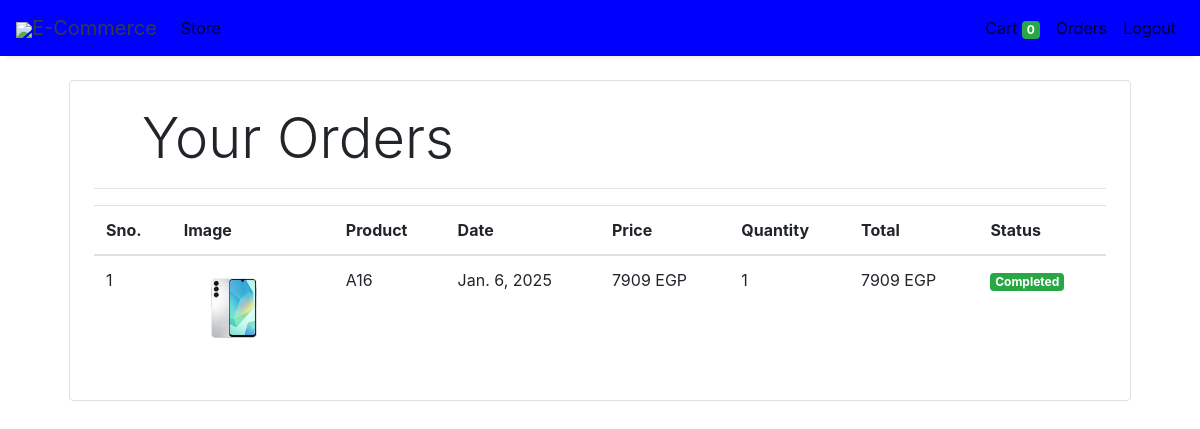
/orders (signed in), run on the app's committed database.
### store/models/orders.py (models this page shows, shortened)
class Order(models.Model):
    product = models.ForeignKey(Products,
                                on_delete=models.CASCADE)
    customer = models.ForeignKey(Customer,
                                 on_delete=models.CASCADE)
    quantity = models.IntegerField(default=1)
    price = models.IntegerField()
    address = models.CharField (max_length=50, default='', blank=True)
    phone = models.CharField (max_length=50, default='', blank=True)
    date = models.DateField (default=datetime.datetime.today)
    status = models.BooleanField (default=False)
    @staticmethod
    def get_orders_by_customer(customer_id):
        return Order.objects.filter(customer=customer_id).order_by('-date')

### store/models/product.py (models this page shows, shortened)
class Products(models.Model):
    name = models.CharField(max_length=60)
    price= models.IntegerField(default=0)
    category= models.ForeignKey(Category,on_delete=models.CASCADE,default=1 )
    description= models.CharField(max_length=250, default='', blank=True, null= True)
    image= models.ImageField(upload_to='uploads/products/')

### store/middlewares/auth.py (the view)
    def middleware(request):
        print(request.session.get('customer'))
        returnUrl = request.META['PATH_INFO']
        print(request.META['PATH_INFO'])
        if not request.session.get('customer'):
           return redirect(f'login?return_url={returnUrl}')
        response = get_response(request)
        return response

### store/templatetags/custom_filter.py (called while the page is built)
@register.filter(name='multiply')
def multiply(number , number1):
    return number * number1

### store/views/orders.py (called while the page is built)
    def get(self , request ):
        customer = request.session.get('customer')
        orders = Order.get_orders_by_customer(customer)
        print(orders)
        return render(request , 'orders.html'  , {'orders' : orders})

### store/templates/orders.html
{% extends 'base.html' %}
{% block content %}
{% load cart %}
{% load custom_filter %}
<div class="container">
   <div class="border rounded p-4 m-4">
        <p class="display-4 pl-4 ml-4">Your Orders</p>
        <hr>
        <table class="table">
            <thead>
                <tr>
                    <th>Sno.</th>
                    <th>Image</th>
                    <th>Product</th>
                    <th>Date</th>
                    <th>Price</th>
                    <th>Quantity</th>
                    <th>Total</th>
                    <th>Status</th>
                </tr>
            </thead>
            <tbody>
                {% for order in orders %}
                <tr>
                    <td>{{forloop.counter}}</td>
                    <td><img style="height: 80px;" class="rounded-circle" src="{{order.product.image.url}}" alt=""></td>
                    <td>{{order.product.name}}</td>
                    <td>{{order.date}}</td>
                    <td>{{order.price}} EGP</td>
                    <td>{{order.quantity}}</td>
                    <td>{{order.quantity|multiply:order.price}} EGP</td>
                    {% if order.status %}
                    <td><small class="badge badge-success">Completed</small></td>
                    {%else%}
                    <td><small class="badge badge-warning">Pending</small></td>
                    {% endif %}
                </tr>
                {% endfor %}
            </tbody>
        </table>
   </div>
</div>
{% endblock %}

### data on the page
Order: product.image (picture), product.name "A16", date "Jan. 6, 2025", price "7909", quantity "1", quantity|multiply "7909", status "Completed"

### other printed values
{{ request.session.cart.keys|length }} "0"
